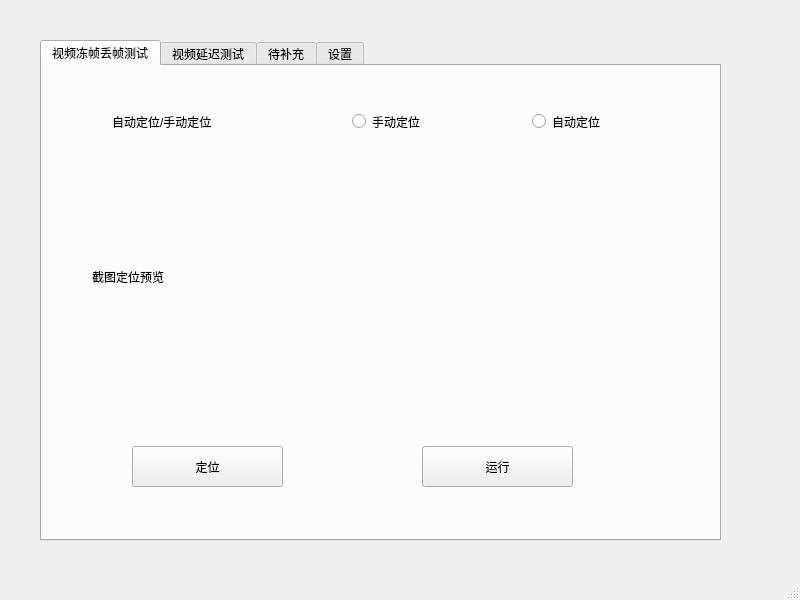
<?xml version="1.0" encoding="UTF-8"?>
<ui version="4.0">
 <class>MainWindow</class>
 <widget class="QMainWindow" name="MainWindow">
  <property name="geometry">
   <rect>
    <x>0</x>
    <y>0</y>
    <width>800</width>
    <height>600</height>
   </rect>
  </property>
  <property name="windowTitle">
   <string>视频质量化测试工具</string>
  </property>
  <widget class="QWidget" name="centralwidget">
   <widget class="QTabWidget" name="tabWidget">
    <property name="geometry">
     <rect>
      <x>40</x>
      <y>40</y>
      <width>681</width>
      <height>501</height>
     </rect>
    </property>
    <property name="currentIndex">
     <number>0</number>
    </property>
    <widget class="QWidget" name="视频冻帧丢帧测试">
     <attribute name="title">
      <string>视频冻帧丢帧测试</string>
     </attribute>
     <widget class="QRadioButton" name="auto_2">
      <property name="geometry">
       <rect>
        <x>310</x>
        <y>40</y>
        <width>121</width>
        <height>31</height>
       </rect>
      </property>
      <property name="text">
       <string>手动定位</string>
      </property>
     </widget>
     <widget class="QRadioButton" name="radioButton_2">
      <property name="geometry">
       <rect>
        <x>490</x>
        <y>40</y>
        <width>121</width>
        <height>31</height>
       </rect>
      </property>
      <property name="text">
       <string>自动定位</string>
      </property>
     </widget>
     <widget class="QLabel" name="label">
      <property name="geometry">
       <rect>
        <x>70</x>
        <y>40</y>
        <width>181</width>
        <height>31</height>
       </rect>
      </property>
      <property name="text">
       <string>自动定位/手动定位</string>
      </property>
     </widget>
     <widget class="QPushButton" name="pushButton">
      <property name="geometry">
       <rect>
        <x>90</x>
        <y>380</y>
        <width>151</width>
        <height>41</height>
       </rect>
      </property>
      <property name="text">
       <string>定位</string>
      </property>
     </widget>
     <widget class="QPushButton" name="pushButton_2">
      <property name="geometry">
       <rect>
        <x>380</x>
        <y>380</y>
        <width>151</width>
        <height>41</height>
       </rect>
      </property>
      <property name="text">
       <string>运行</string>
      </property>
     </widget>
     <widget class="QLabel" name="label_2">
      <property name="geometry">
       <rect>
        <x>50</x>
        <y>80</y>
        <width>571</width>
        <height>261</height>
       </rect>
      </property>
      <property name="text">
       <string>截图定位预览</string>
      </property>
     </widget>
    </widget>
    <widget class="QWidget" name="视频延迟测试">
     <attribute name="title">
      <string>视频延迟测试</string>
     </attribute>
     <widget class="QLabel" name="label_3">
      <property name="geometry">
       <rect>
        <x>70</x>
        <y>30</y>
        <width>181</width>
        <height>31</height>
       </rect>
      </property>
      <property name="text">
       <string>自动定位/手动定位</string>
      </property>
     </widget>
     <widget class="QRadioButton" name="auto_3">
      <property name="geometry">
       <rect>
        <x>290</x>
        <y>30</y>
        <width>121</width>
        <height>31</height>
       </rect>
      </property>
      <property name="text">
       <string>手动定位</string>
      </property>
     </widget>
     <widget class="QPushButton" name="pushButton_3">
      <property name="geometry">
       <rect>
        <x>90</x>
        <y>370</y>
        <width>151</width>
        <height>41</height>
       </rect>
      </property>
      <property name="text">
       <string>定位</string>
      </property>
     </widget>
     <widget class="QRadioButton" name="radioButton_3">
      <property name="geometry">
       <rect>
        <x>470</x>
        <y>30</y>
        <width>121</width>
        <height>31</height>
       </rect>
      </property>
      <property name="text">
       <string>自动定位</string>
      </property>
     </widget>
     <widget class="QLabel" name="label_4">
      <property name="geometry">
       <rect>
        <x>60</x>
        <y>70</y>
        <width>571</width>
        <height>251</height>
       </rect>
      </property>
      <property name="text">
       <string>截图定位预览</string>
      </property>
     </widget>
     <widget class="QPushButton" name="pushButton_4">
      <property name="geometry">
       <rect>
        <x>390</x>
        <y>370</y>
        <width>151</width>
        <height>41</height>
       </rect>
      </property>
      <property name="text">
       <string>运行</string>
      </property>
     </widget>
    </widget>
    <widget class="QWidget" name="待补充">
     <attribute name="title">
      <string>待补充</string>
     </attribute>
    </widget>
    <widget class="QWidget" name="设置">
     <attribute name="title">
      <string>设置</string>
     </attribute>
    </widget>
   </widget>
  </widget>
  <widget class="QMenuBar" name="menubar">
   <property name="geometry">
    <rect>
     <x>0</x>
     <y>0</y>
     <width>800</width>
     <height>28</height>
    </rect>
   </property>
  </widget>
  <widget class="QStatusBar" name="statusbar"/>
 </widget>
 <tabstops>
  <tabstop>tabWidget</tabstop>
  <tabstop>auto_2</tabstop>
  <tabstop>radioButton_2</tabstop>
 </tabstops>
 <resources/>
 <connections/>
</ui>
